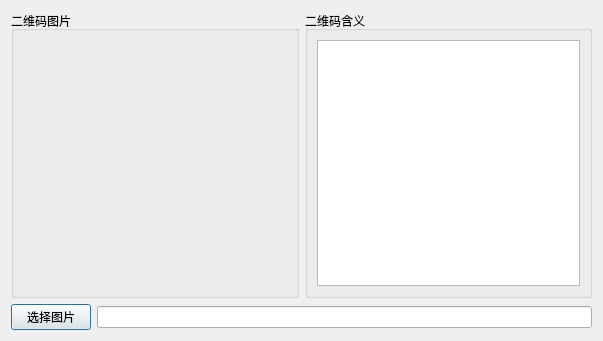
<?xml version="1.0" encoding="UTF-8"?>
<ui version="4.0">
 <class>Demo_Zxing</class>
 <widget class="QDialog" name="Demo_Zxing">
  <property name="geometry">
   <rect>
    <x>0</x>
    <y>0</y>
    <width>603</width>
    <height>341</height>
   </rect>
  </property>
  <property name="windowTitle">
   <string>Dialog</string>
  </property>
  <layout class="QVBoxLayout" name="verticalLayout_3">
   <item>
    <layout class="QGridLayout" name="gridLayout">
     <item row="0" column="0">
      <widget class="QGroupBox" name="groupBox_2">
       <property name="title">
        <string>二维码图片</string>
       </property>
       <layout class="QVBoxLayout" name="verticalLayout_2">
        <item>
         <widget class="QLabel" name="label">
          <property name="sizePolicy">
           <sizepolicy hsizetype="Expanding" vsizetype="Preferred">
            <horstretch>0</horstretch>
            <verstretch>0</verstretch>
           </sizepolicy>
          </property>
          <property name="minimumSize">
           <size>
            <width>200</width>
            <height>200</height>
           </size>
          </property>
          <property name="text">
           <string/>
          </property>
         </widget>
        </item>
       </layout>
      </widget>
     </item>
     <item row="0" column="1">
      <widget class="QGroupBox" name="groupBox">
       <property name="title">
        <string>二维码含义</string>
       </property>
       <layout class="QVBoxLayout" name="verticalLayout">
        <item>
         <widget class="QTextEdit" name="textEdit"/>
        </item>
       </layout>
      </widget>
     </item>
    </layout>
   </item>
   <item>
    <layout class="QHBoxLayout" name="horizontalLayout">
     <item>
      <widget class="QPushButton" name="pushButton">
       <property name="text">
        <string>选择图片</string>
       </property>
      </widget>
     </item>
     <item>
      <widget class="QLineEdit" name="lineEdit"/>
     </item>
    </layout>
   </item>
  </layout>
 </widget>
 <resources/>
 <connections/>
</ui>
